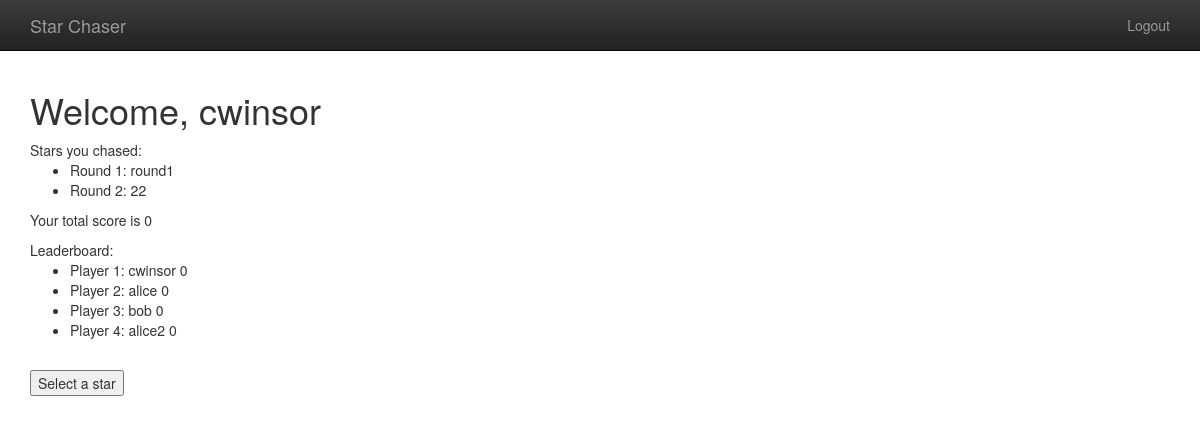
Screenshot of /player/ (signed in) with the database file from the repository.
### app_gameplay/models.py (models this page shows, shortened)
class GameplayRound(models.Model):
    objects = GameplayRoundQuerySet.as_manager()
    name = models.CharField(max_length=10)
    player = models.ForeignKey(
        User,
        related_name="player",
        on_delete=models.CASCADE)
    bet = models.ForeignKey(
        Bet,
        related_name="bet",
        on_delete=models.CASCADE)

class Profile(models.Model):
    user = models.OneToOneField(User, on_delete=models.CASCADE)
    total_score = models.IntegerField(default=0)

### app_player/views.py (the view)
# urls.py: 2. Add a URL to urlpatterns:  path('', views.home, name='home')
@login_required
def home(request):
    rounds_this_player = GameplayRound.objects.rounds_this_player(request.user)
    leader_board = User.objects.all()
    leader_board_list = list(leader_board)
    return render(request, "app_player/home.html",
                  {'rounds': rounds_this_player,
                   'leader_board': leader_board_list}
                  )

### app_gameplay/models.py (called while the page is built)
    def rounds_this_player(self, user):
        return self.filter(
            Q(player=user)
        )

### templates/app_player/home.html (shortened to what this page needs)
{% extends "base.html" %}
{% block content %}
<h1>Welcome, {{ user.username }}</h1>
Stars you chased:
<ul>
    {% for r in rounds %}
    <li>Round {{ r.id }}: {{ r.name }} </li>
    {% endfor %}
</ul>
Your total score is {{ user.profile.total_score }}
Leaderboard:
<ul>
    {% for l in leader_board %}
    <li>Player {{ l.id }}: {{ l.username }} {{ l.profile.total_score}} </li>
    {% endfor %}
</ul>
<br>
<button type="submit" value="foo" onclick="window.location.href='{% url 'player_pick_star' %}'" name='mybtn2'>Select a star</button>
{% endblock %}

### templates/base.html (style rules this page uses)
body { padding-top: 70px; padding-bottom: 20px; }

### rows the page displays
GameplayRound: id "1", name "round1"
GameplayRound: id "2", name "22"

### other values shown
{{ user.username }} "cwinsor"
{{ user.profile.total_score }} "0"
{{ l.id }} "1"
{{ l.username }} "cwinsor"
{{ l.profile.total_score }} "0"
{{ l.id }} "2"
{{ l.username }} "alice"
{{ l.id }} "3"
{{ l.username }} "bob"
{{ l.id }} "4"
{{ l.username }} "alice2"
